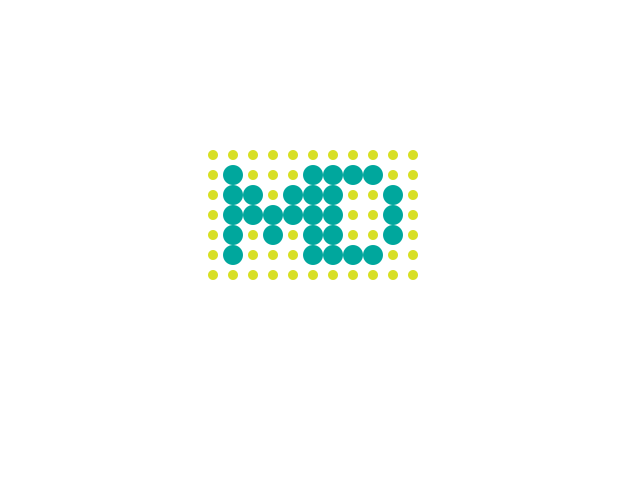
Frame 1 (no input)
Frame 60 (the mouse pressed at the canvas centre just before this capture): identical to frame 1, image omitted
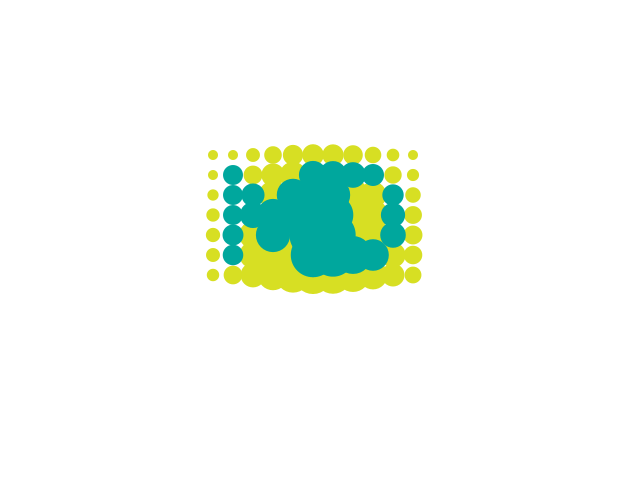
Frame 120 (the mouse held since frame 60 and released just before this capture)

The Processing sketch that drew these frames (run headless with seeded random() and noise(); from frame 60 on, the mouse is pressed at the canvas centre):

// Processing sketch: processing_21553
// ── processing_21553.pde



int r1 = 213;
int r2 = r1+20;
int r3 = r1+40;
int r4 = r1+60;
int r5 = r1+80;
int r6 = r1+100;
int r7 = r1+120;
int r8 = r1+140;
int r9 = r1+160;
int r10 = r1+180;
int r11 = r1+200;

int c1 = 155;
int c2 = c1+20;
int c3 = c1+40;
int c4 = c1+60;
int c5 = c1+80;
int c6 = c1+100;
int c7 = c1+120;


void setup() {
  size(640, 480);
  smooth();

  
}

float square(float x) {
  return x*x;
}

void drawDot(float x, float y, boolean isBlue) {
  float d = map(sqrt(square(x-mouseX) + square(y-mouseY)), 120, 0, 10, 50);
  if (d<10) d = 10;
  // if outside the grid and blue or less than 20, then make big
  if(isBlue && (d < 20)) {
    ellipse(x, y, 20, 20);
  }
  
  else {
    ellipse(x, y, d, d);
  }
}



void draw() {
  background(255);
  noStroke();
  
  //FOLLOW THE MOUSE
  float D = dist(mouseX, mouseY, r1, c1);
  float followY = map(mouseY, 135, 295, 135, 295);
  
  //CIRCLE DIAMETERS
  float dS = 10;
  float dB = 20;
  
  
  //ROW 1 ORANGE
  fill(215, 223, 35);
  drawDot(r1, c1, false);
  drawDot(r1, c2, false);
  drawDot(r1, c3, false);
  drawDot(r1, c4, false);
  drawDot(r1, c5, false);
  drawDot(r1, c6, false);
  drawDot(r1, c7, false);
  
  //ROW 2 ORANGE
  drawDot(r2, c1, false);
  drawDot(r2, c7, false);
  
  //ROW 3 ORANGE
  drawDot(r3, c1, false);
  drawDot(r3, c2, false);
  drawDot(r3, c5, false);
  drawDot(r3, c6, false);
  drawDot(r3, c7, false);
  
  //ROW 4 ORANGE
  drawDot(r4, c1, false);
  drawDot(r4, c2, false);
  drawDot(r4, c3, false);
  drawDot(r4, c6, false);
  drawDot(r4, c7, false);
  
  //ROW 5 ORANGE
  drawDot(r5, c1, false);
  drawDot(r5, c2, false);
  drawDot(r5, c5, false);
  drawDot(r5, c6, false);
  drawDot(r5, c7, false);
  
  //ROW 6 ORANGE
  drawDot(r6, c1, false);
  drawDot(r6, c7, false);
  
  //ROW 7 ORANGE
  drawDot(r7, c1, false);
  drawDot(r7, c7, false);
  
  //ROW 8 ORAGNE
  drawDot(r8, c1, false);
  drawDot(r8, c3, false);
  drawDot(r8, c4, false);
  drawDot(r8, c5, false);
  drawDot(r8, c7, false);
  
  //ROW 9 ORANGE
  drawDot(r9, c1, false);
  drawDot(r9, c3, false);
  drawDot(r9, c4, false);
  drawDot(r9, c5, false);
  drawDot(r9, c7, false);
  
  //ROW 10 ORANGE
  drawDot(r10, c1, false);
  drawDot(r10, c2, false);
  drawDot(r10, c6, false);
  drawDot(r10, c7, false);
  
  //ROW 11 ORANGE
  drawDot(r11, c1, false);
  drawDot(r11, c2, false);
  drawDot(r11, c3, false);
  drawDot(r11, c4, false);
  drawDot(r11, c5, false);
  drawDot(r11, c6, false);
  drawDot(r11, c7, false);
  
  
  
  //ROW 2 BLUE
    fill(0, 167, 157);
  drawDot(r2, c2, true);
  drawDot(r2, c3, true);
  drawDot(r2, c4, true);
  drawDot(r2, c5, true);
  drawDot(r2, c6, true);
  
  //ROW 3 BLUE
  drawDot(r3, c3, true);
  drawDot(r3, c4, true);
  
  //ROW 4 BLUE
  drawDot(r4, c4, true);
  drawDot(r4, c5, true);
  
  //ROW 5 BLUE
  drawDot(r5, c3, true);
  drawDot(r5, c4, true);
  
  //ROW 6 BLUE
  drawDot(r6, c2, true);
  drawDot(r6, c3, true);
  drawDot(r6, c4, true);
  drawDot(r6, c5, true);
  drawDot(r6, c6, true);
  
  //ROW 7 BLUE
  drawDot(r7, c2, true);
  drawDot(r7, c3, true);
  drawDot(r7, c4, true);
  drawDot(r7, c5, true);
  drawDot(r7, c6, true);
  
  //ROW 8 BLUE
  drawDot(r8, c2, true);
  drawDot(r8, c6, true);
  
  //ROW 9 BLUE
  drawDot(r9, c2, true);
  drawDot(r9, c6, true);
  
  //ROW 10 BLUE
  drawDot(r10, c3, true);
  drawDot(r10, c4, true);
  drawDot(r10, c5, true);
  
  
  
  
  

  
}
